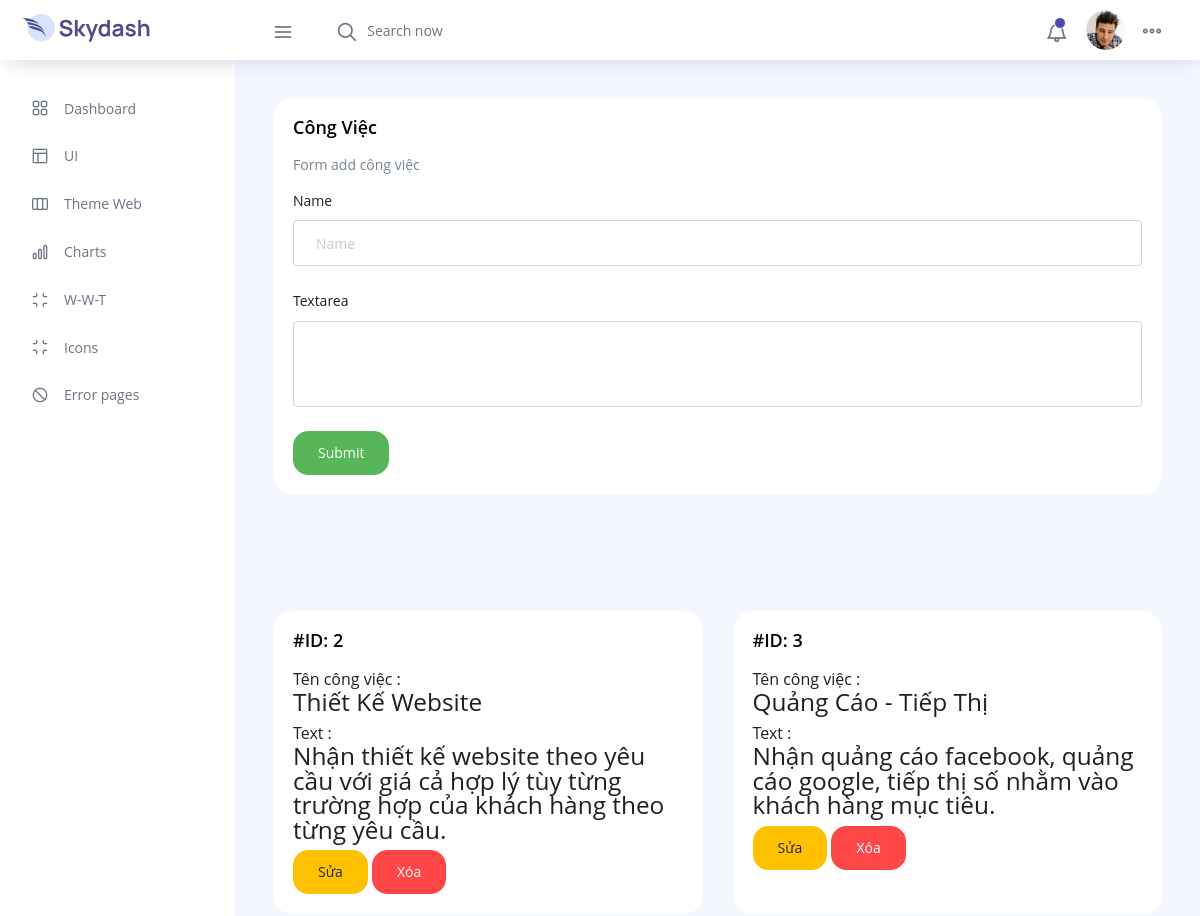
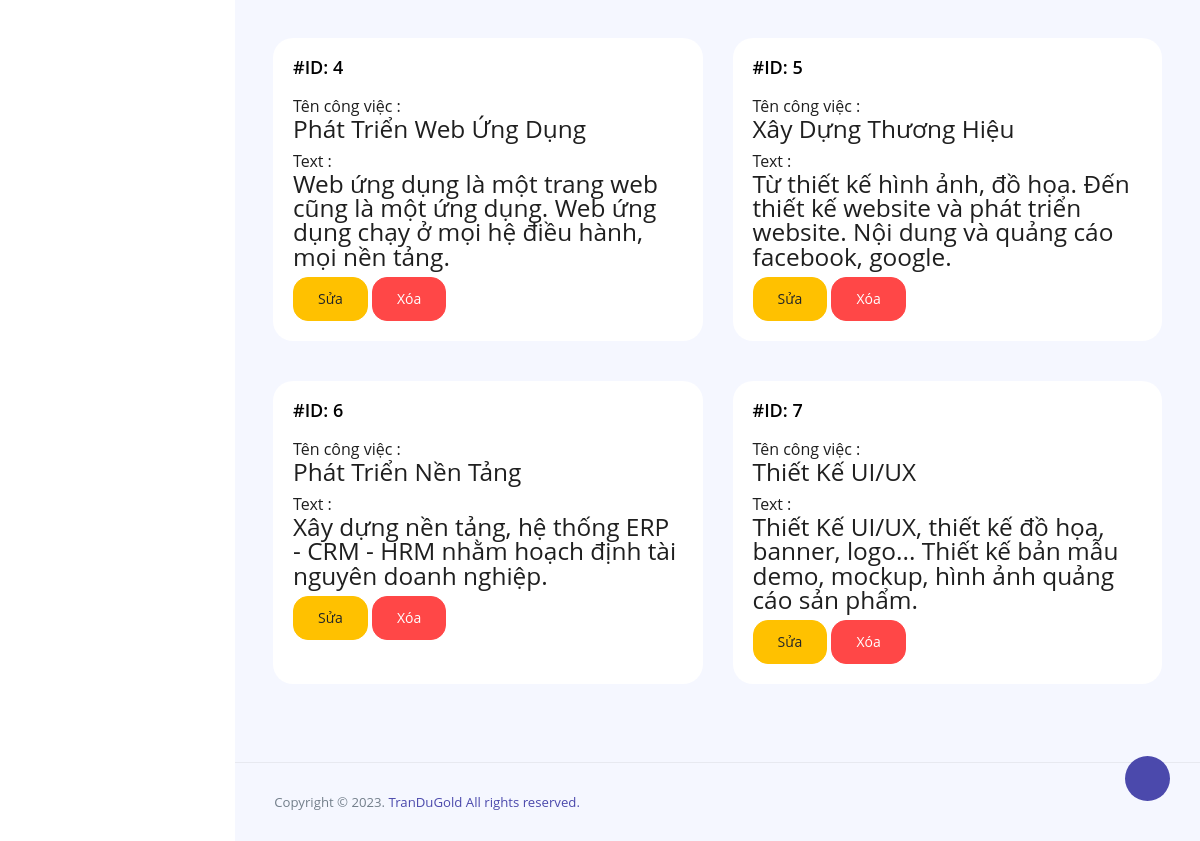
The app's page /kimngoc/pages/forms/admin-congviec.php (signed in) with its own data (2 pictures, top to bottom).
### tables this page shows
CREATE TABLE `congviec` (
  `id` int(11) NOT NULL,
  `name` varchar(30) NOT NULL,
  `text` text NOT NULL
);

### kimngoc/pages/forms/admin-congviec.php (the view, shortened to what this page needs)
<!DOCTYPE html>
<html lang="en">
<head>
  <link rel="stylesheet" href="../../vendors/feather/feather.css">
  <link rel="stylesheet" href="../../vendors/ti-icons/css/themify-icons.css">
  <link rel="stylesheet" href="../../vendors/css/vendor.bundle.base.css">
  <link rel="stylesheet" href="../../vendors/select2/select2.min.css">
  <link rel="stylesheet" href="../../vendors/select2-bootstrap-theme/select2-bootstrap.min.css">
  <link rel="stylesheet" href="../../css/vertical-layout-light/style.css">
  <link href="https://cdn.jsdelivr.net/npm/sweetalert2@11.7.12/dist/sweetalert2.min.css" rel="stylesheet">
  <link rel="stylesheet" href="../../../sweetalert2/dist/sweetalert2.min.css">
</head>
<?php
include '../../../components/connect.php';
?>
<body>
  <div class="container-scroller">
    <?php include '../top-admin.php'; ?>
    <?php include '../todo-admin.php'; ?>
    <?php include '../menu-admin.php'; ?>
    <div class="main-panel">
      <div class="content-wrapper">
        <div class="row">
          <div class="col-12 grid-margin stretch-card">
            <div class="card">
              <div class="card-body">
                <h4 class="card-title">Công Việc</h4>
                <p class="card-description">
                  Form add công việc
                </p>
                <form action="" method="POST" class="forms-sample" enctype="multipart/form-data">
                  <div class="form-group">
                    <label for="exampleInputName1">Name</label>
                    <input type="text" class="form-control" id="exampleInputName1" name="name" placeholder="Name">
                  </div>
                  <div class="form-group">
                    <label for="exampleTextarea1">Textarea</label>
                    <textarea class="form-control" id="exampleTextarea1" name="text" rows="4"></textarea>
                  </div>
                  <button type="submit" class="btn btn-success mr-2" name="add_congviec">Submit</button>
                </form>
              </div>
            </div>
          </div>
        </div>
      </div>
      <div class="content-wrapper">
        <div class="row">
          <?php
          $show_congviec = $conn->prepare("SELECT * FROM `congviec`");
          $show_congviec->execute();
          if ($show_congviec->rowCount() > 0) {
            while ($fetch_congviec = $show_congviec->fetch(PDO::FETCH_ASSOC)) {
              ?>
              <div class="col-md-6 grid-margin stretch-card">
                <div class="card">
                  <div class="card-body">
                    <h4 class="card-title">#ID:
                      <?= $fetch_congviec['id']; ?>
                    </h4>
                    <div class="">
                      <div class="name">Tên công việc :<h3>
                          <?= $fetch_congviec['name']; ?>
                        </h3>
                      </div>
                      <div class="name">Text :<h3>
                          <?= $fetch_congviec['text']; ?>
                        </h3>
                      </div>
                      <div class="flex-btn">
                        <a href="admin-update-congviec?update=<?= $fetch_congviec['id']; ?>" class="btn btn-warning">Sửa</a>
                        <a href="admin-congviec?delete=<?= $fetch_congviec['id']; ?>" class="btn btn-danger"
                          onclick="return confirm('Xóa chứ?');">Xóa</a>
                      </div>
                    </div>
                  </div>
                </div>
              </div>
              <?php
            }
          } else {
            echo '<p class="empty">Chưa có công việc được thêm vào!</p>';
          }
          ?>
        </div>
      </div>
      <?php include '../footer.php'; ?>
    </div>
  </div>
  </div>
</body>
</html>

### records on screen
congviec: id "2", name "Thiết Kế Website", text "Nhận thiết kế website theo yêu cầu với giá cả hợp lý tùy từng trường hợp của khách hàng theo từng yêu cầu."
congviec: id "3", name "Quảng Cáo - Tiếp Thị", text "Nhận quảng cáo facebook, quảng cáo google, tiếp thị số nhằm vào khách hàng mục tiêu."
congviec: id "4", name "Phát Triển Web Ứng Dụng", text "Web ứng dụng là một trang web cũng là một ứng dụng. Web ứng dụng chạy ở mọi hệ điều hành, mọi nền tảng."
congviec: id "5", name "Xây Dựng Thương Hiệu", text "Từ thiết kế hình ảnh, đồ họa. Đến thiết kế website và phát triển website. Nội dung và quảng cáo facebook, google."
congviec: id "6", name "Phát Triển Nền Tảng", text "Xây dựng nền tảng, hệ thống ERP - CRM - HRM nhằm hoạch định tài nguyên doanh nghiệp."
congviec: id "7", name "Thiết Kế UI/UX", text "Thiết Kế UI/UX, thiết kế đồ họa, banner, logo... Thiết kế bản mẫu demo, mockup, hình ảnh quảng cáo sản phẩm."
